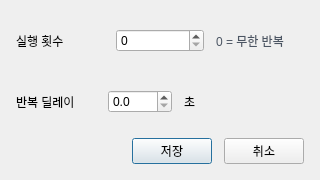
<?xml version="1.0" encoding="UTF-8"?>
<ui version="4.0">
 <class>MacroSettingsDialog</class>
 <widget class="QDialog" name="MacroSettingsDialog">
  <property name="geometry">
   <rect><x>0</x><y>0</y><width>320</width><height>180</height></rect>
  </property>
  <property name="windowTitle"><string>매크로 설정</string></property>
  <property name="modal"><bool>true</bool></property>
  <layout class="QVBoxLayout" name="root_layout">
   <property name="leftMargin"><number>16</number></property>
   <property name="topMargin"><number>16</number></property>
   <property name="rightMargin"><number>16</number></property>
   <property name="bottomMargin"><number>16</number></property>
   <property name="spacing"><number>12</number></property>
   <item>
    <layout class="QHBoxLayout" name="repeat_row">
     <item><widget class="QLabel" name="label_repeat"><property name="text"><string>실행 횟수</string></property><property name="minimumSize"><size><width>80</width><height>0</height></size></property></widget></item>
     <item><widget class="QSpinBox" name="spin_repeat"><property name="minimum"><number>0</number></property><property name="maximum"><number>9999</number></property></widget></item>
     <item><widget class="QLabel" name="label_repeat_hint"><property name="text"><string>0 = 무한 반복</string></property><property name="styleSheet"><string notr="true">color:#4b5563;</string></property></widget></item>
    </layout>
   </item>
   <item>
    <layout class="QHBoxLayout" name="delay_row">
     <item><widget class="QLabel" name="label_delay"><property name="text"><string>반복 딜레이</string></property><property name="minimumSize"><size><width>80</width><height>0</height></size></property></widget></item>
     <item><widget class="QDoubleSpinBox" name="spin_delay"><property name="decimals"><number>1</number></property><property name="minimum"><double>0.000000000000000</double></property><property name="maximum"><double>9999.000000000000000</double></property><property name="singleStep"><double>0.100000000000000</double></property></widget></item>
     <item><widget class="QLabel" name="label_delay_suffix"><property name="text"><string>초</string></property></widget></item>
     <item><spacer name="delay_spacer"><property name="orientation"><enum>Qt::Horizontal</enum></property><property name="sizeHint" stdset="0"><size><width>40</width><height>20</height></size></property></spacer></item>
    </layout>
   </item>
   <item>
    <layout class="QHBoxLayout" name="footer_row">
     <item><spacer name="footer_spacer"><property name="orientation"><enum>Qt::Horizontal</enum></property><property name="sizeHint" stdset="0"><size><width>40</width><height>20</height></size></property></spacer></item>
     <item><widget class="QPushButton" name="button_save"><property name="text"><string>저장</string></property></widget></item>
     <item><widget class="QPushButton" name="button_cancel"><property name="text"><string>취소</string></property></widget></item>
    </layout>
   </item>
  </layout>
 </widget>
 <resources/>
 <connections/>
</ui>
